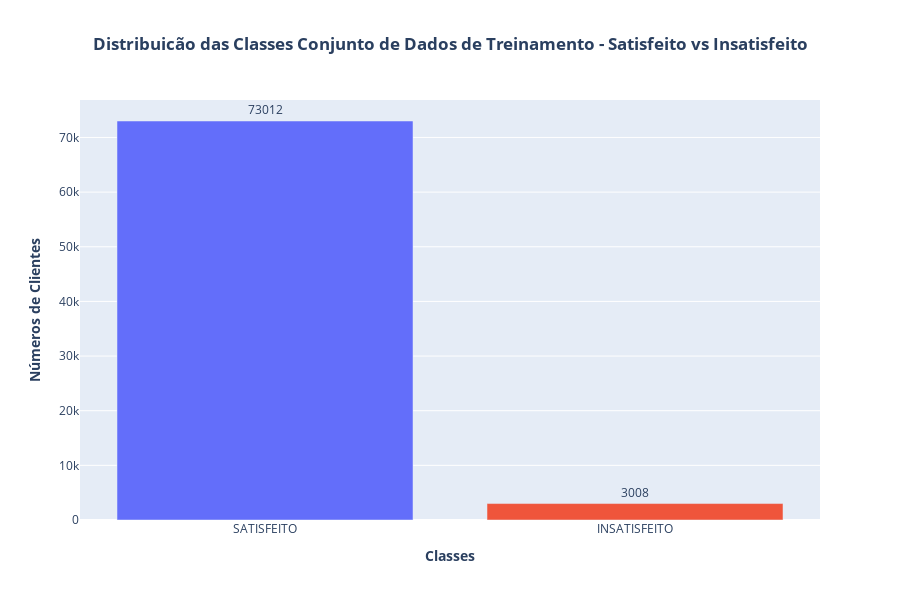

The notebook cell saved with this chart:
### Code cell
# Contagem clientes satisfeito insatisfeito
number_client_df = data_train.TARGET.value_counts().to_frame().T
number_client_df.columns = ['satisfeito'.upper(), 'insatisfeito'.upper()]

# Instanciando subplot
fig = go.Figure()

labels = list(number_client_df.columns) # 
values = [np.array(number_client_df[column][0]) for column in number_client_df.columns] #

fig.add_trace(go.Bar(x= list(number_client_df.columns), y = values, textsrc= 'labels', text= [f'{values[i]}' for i in range(0,2)], textposition='outside', showlegend= False,  name = 'TARGET', legendgroup = 'TARGET', marker_color = ['#636EFA', '#EF553B']))

fig.update_layout(
                title = '<b> Distribuicão das Classes Conjunto de Dados de Treinamento - Satisfeito vs Insatisfeito </b>',
                title_x = 0.5,
                legend_title='<b> Target </b>',
                xaxis_title = '<b> Classes </b>',
                yaxis_title = '<b> Números de Clientes </b>', 
                height = 600
)

#   
fig.show()

### Figure 1 — Plotly figure (JSON) as saved in the notebook; plotly's stock layout.template omitted (floating-point values rounded to 4 significant figures)
{"data": [{"legendgroup": "TARGET", "marker": {"color": ["#636EFA", "#EF553B"]}, "name": "TARGET", "showlegend": false, "text": ["73012", "3008"], "textposition": "outside", "textsrc": "labels", "type": "bar", "x": ["SATISFEITO", "INSATISFEITO"], "y": [73012, 3008]}], "layout": {"height": 600, "legend": {"title": {"text": "<b> Target </b>"}}, "title": {"text": "<b> Distribuicão das Classes Conjunto de Dados de Treinamento - Satisfeito vs Insatisfeito </b>", "x": 0.5}, "xaxis": {"title": {"text": "<b> Classes </b>"}}, "yaxis": {"title": {"text": "<b> Números de Clientes </b>"}}}}
